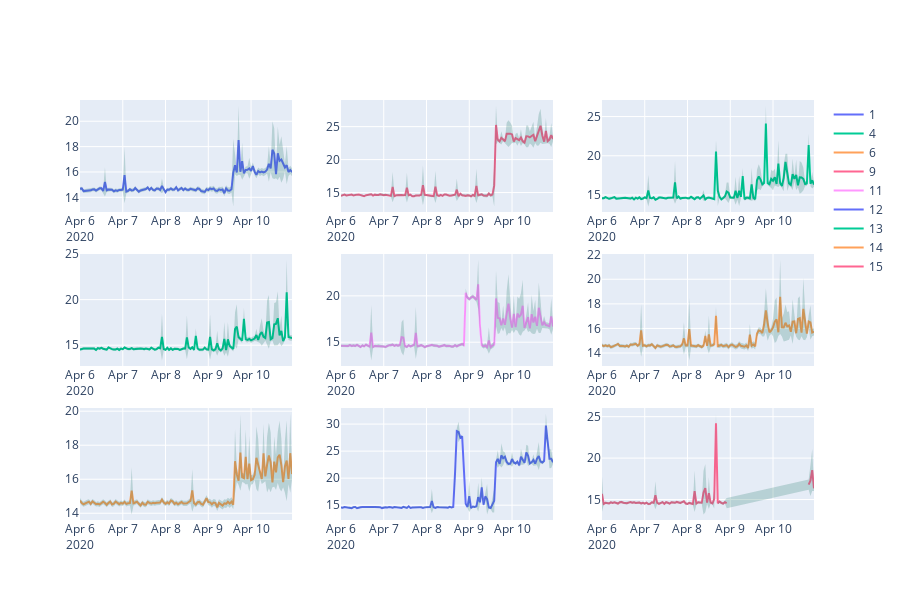

Notebook cell for this chart:
### Code cell
static_sensors.sort()
fig = make_subplots(rows=len(static_sensors) // 3, cols=3)
for i in range(len(static_sensors)):
    expr = df_with_nas.index.get_level_values(1) == static_sensors[i]
    xval = df_with_nas[expr].index.get_level_values(0).to_series()
    fig.add_trace(go.Scatter(
        x=xval,
        y=df_with_nas[expr]['Value'],
        mode='lines',
        connectgaps=False,
        name=str(static_sensors[i])
    ),
                 row=(i%3)+1, col=(i//3)+1)
    fig.add_trace(go.Scatter(
        x=pd.concat((xval, xval[::-1])), # x, then x reversed
        y=pd.concat((df_with_nas[expr]['lower'], df_with_nas[expr]['upper'][::-1])), # upper, then lower reversed
        fill='toself',
        fillcolor='rgba(0,100,80,0.2)',
        line=dict(color='rgba(255,255,255,0)'),
        hoverinfo="skip",
        connectgaps=True,
        mode='lines',
        showlegend=False
    ),
                 row=(i%3)+1, col=(i//3)+1)

fig.update_layout(height=600)
fig.show()
